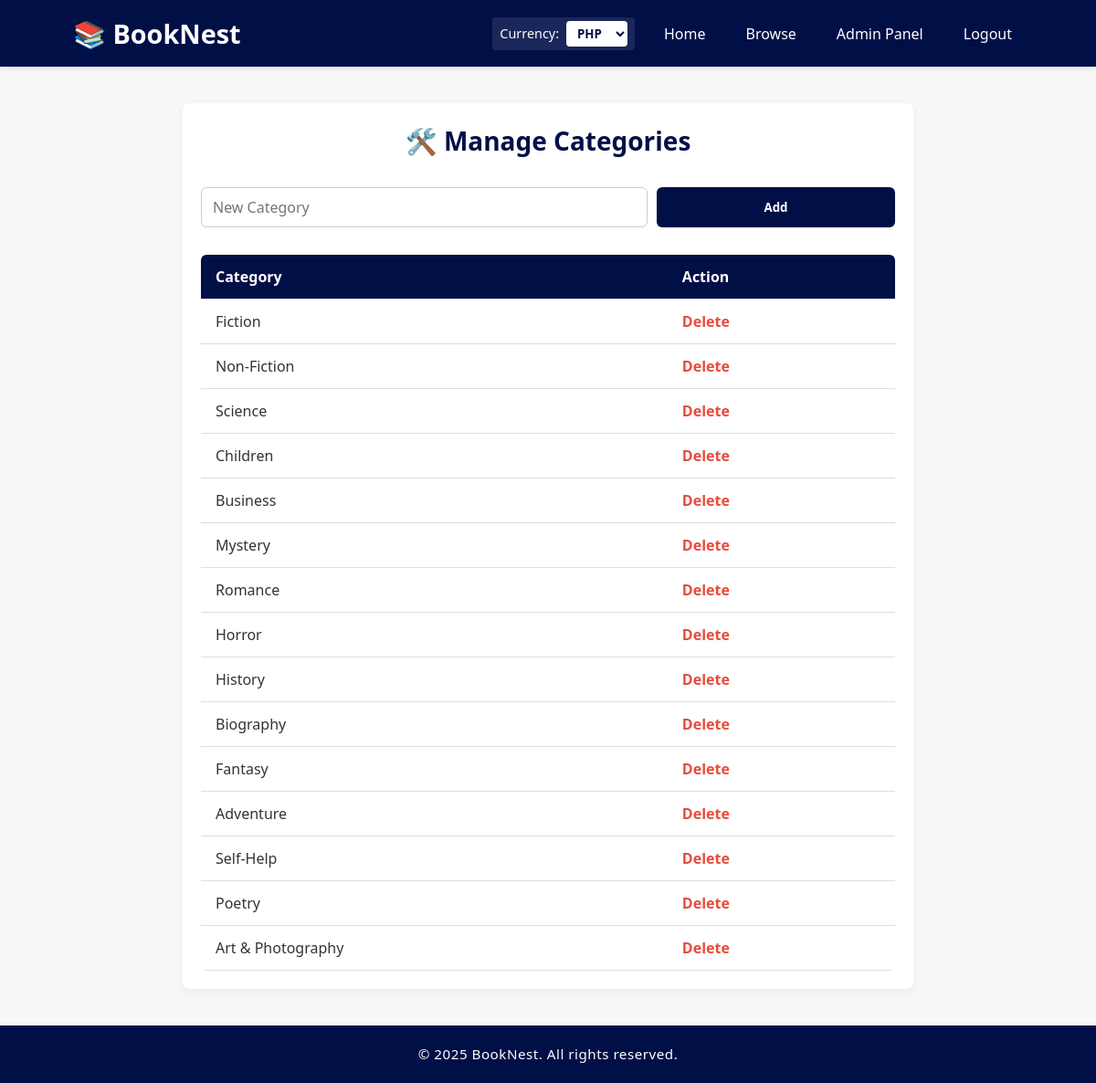
Before: /admin-categories.php (signed in) with the older database file.
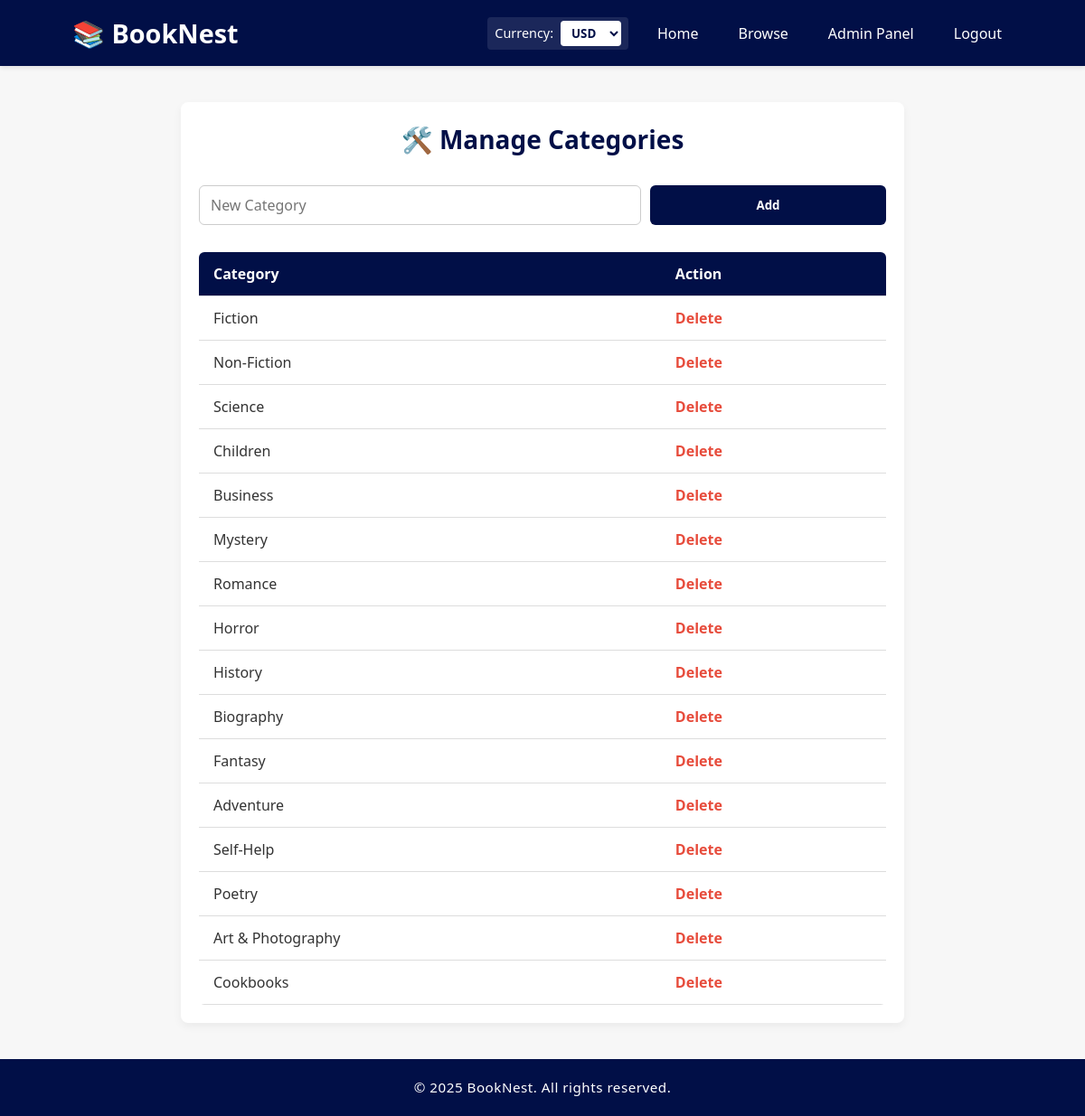
After: the same page with the newer database file.
### tables this page shows
CREATE TABLE `categories` (
  `category_id` int(11) NOT NULL,
  `name` varchar(100) NOT NULL
);

### admin-categories.php (the view, shortened to what this page needs)
<?php
require_once 'includes/db.php';
$page_css = '/BookNest/css/admincategories.css';
include 'includes/header.php';
$result = $conn->query("SELECT * FROM categories");
?>
<div class="container">
    <div class="categories-container">
        <h2>🛠️ Manage Categories</h2>
        <form method="post">
            <input type="text" name="category_name" placeholder="New Category" required>
            <button type="submit" name="add_category">Add</button>
        </form>
        <table>
            <tr><th>Category</th><th>Action</th></tr>
            <?php while ($row = $result->fetch_assoc()): ?>
                <tr>
                    <td><?php echo $row['name']; ?></td>
                    <td><a href="?delete=<?php echo $row['category_id']; ?>">Delete</a></td>
                </tr>
            <?php endwhile; ?>
        </table>
    </div>
</div>
<?php include 'includes/footer.php'; ?>

### includes/header.php (shortened to what this page needs)
<?php
require_once 'includes/db.php';
$currencies = [];
$currencyQuery = $conn->query("SELECT currency_id, currency_code, exchange_rate FROM currencies");
if ($currencyQuery) {
    $currencies = $currencyQuery->fetch_all(MYSQLI_ASSOC);
}
$currentCurrencyId = $_SESSION['currency_id'] ?? 1;
?>
<!DOCTYPE html>
<html lang="en">
<head>
    <link rel="stylesheet" href="/BookNest/css/header.css">
    <link rel="stylesheet" href="/BookNest/css/footer.css">
    <?php if (isset($page_css)): ?>
        <link rel="stylesheet" href="<?php echo $page_css; ?>">
    <?php endif; ?>
</head>
<body>
<?php if (empty($hideLayout)): ?>
<header>
    <div class="container">
        <h1>📚 BookNest</h1>
        <form method="post" class="currency-form">
            <label for="currency_id">Currency:</label>
            <select name="currency_id" id="currency_id" onchange="this.form.submit()">
                <?php foreach ($currencies as $cur): ?>
                    <option value="<?php echo $cur['currency_id']; ?>" <?php echo ($cur['currency_id'] == $currentCurrencyId) ? 'selected' : ''; ?>>
                        <?php echo htmlspecialchars($cur['currency_code']); ?>
                    </option>
                <?php endforeach; ?>
            </select>
        </form>
        <nav>
            <ul>
                <li><a href="/BookNest/index.php">Home</a></li>
                <li><a href="/BookNest/browse.php">Browse</a></li>
                <?php if (isset($_SESSION['role']) && $_SESSION['role'] === 'admin'): ?>
                    <li><a href="/BookNest/admin-dashboard.php">Admin Panel</a></li>
                <?php elseif (isset($_SESSION['role']) && $_SESSION['role'] === 'staff'): ?>
                    <li><a href="/BookNest/staff-orders.php">Staff Panel</a></li>
                <?php endif; ?>
                <?php if (isset($_SESSION['user_id'])): ?>
                    <li><a href="/BookNest/logout.php">Logout</a></li>
                <?php else: ?>
                    <li><a href="/BookNest/login.php">Login</a></li>
                    <li><a href="/BookNest/register.php">Sign Up</a></li>
                <?php endif; ?>
            </ul>
        </nav>
    </div>
</header>
<main>
<?php endif; ?>

### includes/footer.php
</main>
<?php if (empty($hideLayout)): ?>
<footer>
  <div class="container">
    <p>&copy; 2025 BookNest. All rights reserved.</p>
  </div>
</footer>
<?php endif; ?>
</body>
</html>

### css/header.css (style rules this page uses)
* { font-family: 'Segoe UI', Tahoma, Geneva, Verdana, sans-serif; margin: 0; padding: 0; box-sizing: border-box; }
body { background-color: #f9f9f9; color: #333; line-height: 1.5; }
header { background-color: #010F47; padding: 15px 0; color: white; box-shadow: 0 2px 5px rgba(0, 0, 0, 0.1); }
header .container { width: 90%; max-width: 1200px; margin: auto; display: flex; justify-content: space-between; align-items: center; gap: 20px; flex-wrap: wrap; }
header h1 { flex: 1; font-size: 1.8rem; color: white; white-space: nowrap; }
.currency-form { display: flex; align-items: center; gap: 8px; background: rgba(255, 255, 255, 0.1); padding: 4px 8px; border-radius: 4px; }
.currency-form label { color: white; font-size: 0.9rem; white-space: nowrap; }
header .currency-form select { padding: 4px 8px !important; border-radius: 4px !important; border: none !important; background: white !important; color: #010F47 !important; font-weight: bold !important; cursor: pointer !important; margin-bottom: 0 !important; }
nav ul { list-style: none; display: flex; gap: 20px; flex-wrap: wrap; margin-left: auto; }
nav ul li a { color: white; text-decoration: none; font-weight: 500; padding: 8px 12px; border-radius: 6px; transition: background-color 0.3s ease; }

### css/footer.css (style rules this page uses)
footer { background-color: #010F47; color: white; padding: 20px 0; text-align: center; margin-top: 40px; }
footer .container { max-width: 1200px; margin: auto; padding: 0 20px; }
footer p { margin: 0; font-size: 0.95rem; letter-spacing: 0.5px; }

### css/admincategories.css (style rules this page uses)
body { background-color: #f7f7f7; font-family: 'Segoe UI', Tahoma, Geneva, Verdana, sans-serif; color: #333; margin: 0; padding: 0; min-height: 100vh; }
.container { max-width: 1200px; margin: 40px auto; padding: 0 20px; }
.categories-container { max-width: 800px; margin: 40px auto; padding: 20px; background-color: #ffffff; border-radius: 8px; box-shadow: 0 4px 10px rgba(0, 0, 0, 0.05); }
.categories-container h2 { text-align: center; color: #010F47; margin-bottom: 30px; font-size: 28px; }
.categories-container form { display: flex; justify-content: center; gap: 10px; margin-bottom: 30px; flex-wrap: wrap; }
.categories-container input[type="text"] { flex: 1 1 60%; padding: 10px 12px; border: 1px solid #ccc; border-radius: 6px; font-size: 16px; }
.categories-container button { flex: 1 1 30%; padding: 10px 18px; background-color: #010F47; color: #fff; border: none; border-radius: 6px; font-weight: bold; cursor: pointer; transition: background-color 0.3s ease; }
table { width: 100%; border-collapse: collapse; background-color: #fff; border-radius: 6px; overflow: hidden; }
th, td { padding: 12px 16px; text-align: left; border-bottom: 1px solid #ddd; }
th { background-color: #010F47; color: white; font-weight: bold; }
td a { color: #e74c3c; text-decoration: none; font-weight: bold; }

Changed rows visible on the page:
added categories: name "Cookbooks"
Other visible differences:
form field currency_id: "PHP" → "USD"
